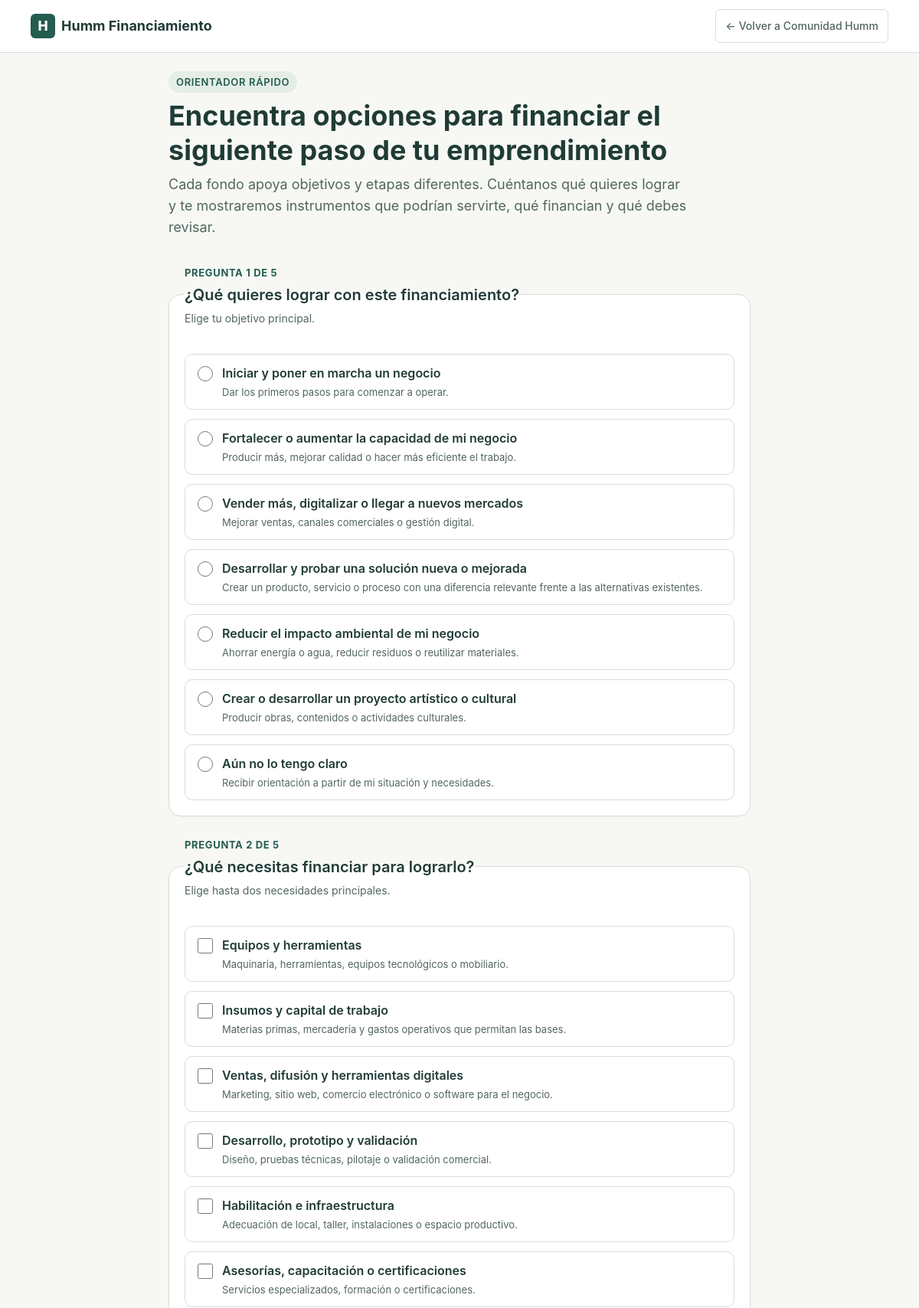
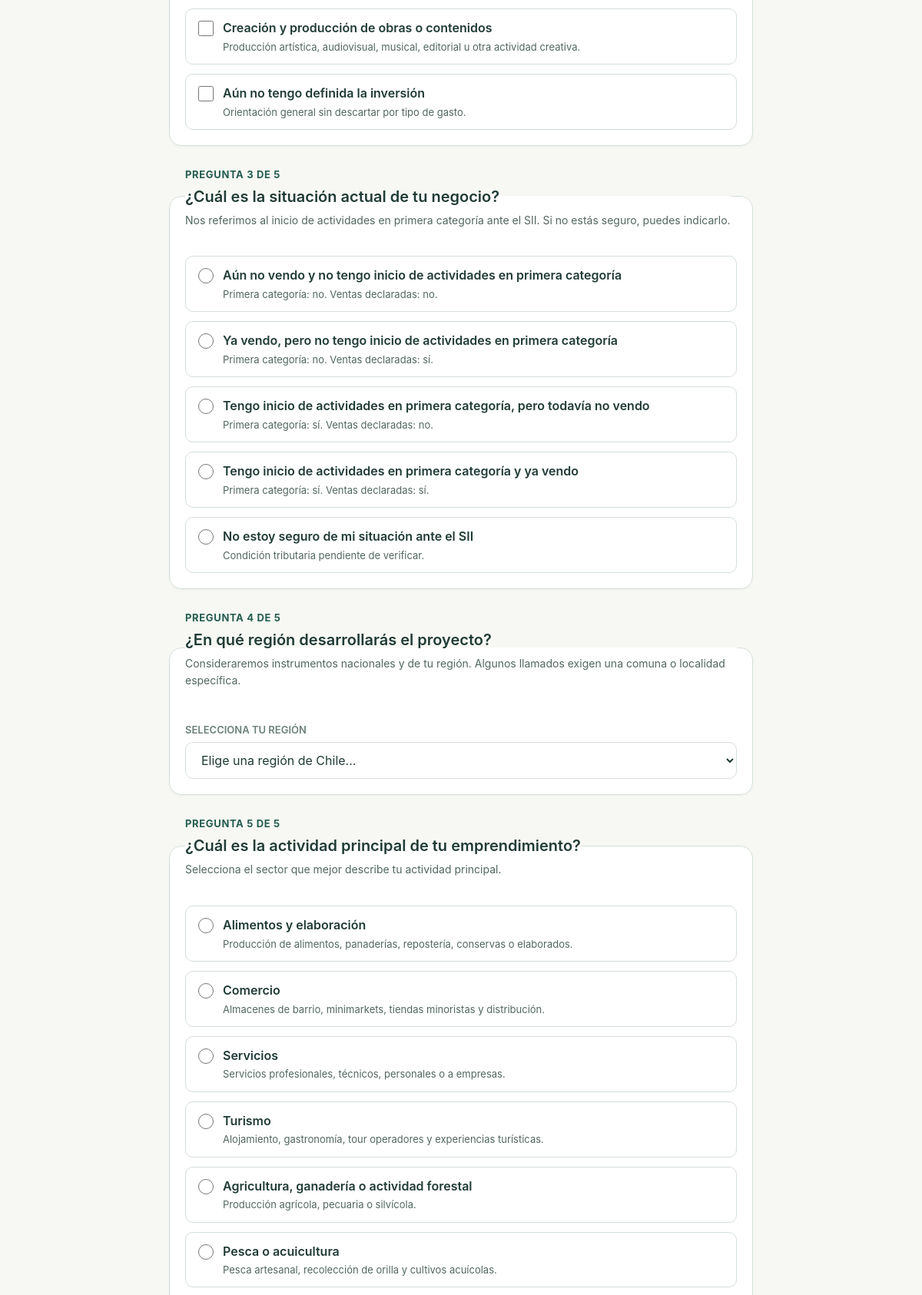
Screenshot of / (signed in, upper part) with the database file from the repository (2 pictures, top to bottom).
### orientador/models/configuracion.py (models this page shows, shortened)
class ConfiguracionGlobal(models.Model):
    nombre_plataforma = models.CharField(
        max_length=100,
        default='Humm Financiamiento',
        verbose_name='Nombre visible de la plataforma'
    )
    url_comunidad = models.URLField(
        max_length=500,
        default='https://comunidad.humm.cl',
        verbose_name='URL principal Comunidad Humm'
    )
    url_retorno_comunidad = models.URLField(
        max_length=500,
        default='https://comunidad.humm.cl',
        verbose_name='URL de retorno (botón volver)'
    )
    contacto_email = models.EmailField(
        default='contacto@humm.cl',
        verbose_name='Correo de contacto'
    )
    contacto_whatsapp = models.CharField(
        max_length=30,
        default='+56912345678',
        verbose_name='WhatsApp de contacto (con código país)'
    )
    canal_activo = models.CharField(
        max_length=20,
        choices=CanalContacto.choices,
        default=CanalContacto.AMBOS,
        verbose_name='Canal de contacto activo'
    )
    politica_privacidad_url = models.CharField(
        max_length=255,
        default='/privacidad/',
        verbose_name='URL de política de privacidad'
    )
    dias_revision_abierta = models.PositiveIntegerField(
        default=7,
        help_text='Días máximos recomendados para revisar una convocatoria abierta (regla Humm)'
    )
    dias_revision_instrumento = models.PositiveIntegerField(
        default=90,
        help_text='Días máximos recomendados para revisar la información del instrumento (regla Humm)'
    )
    version_catalogo = models.PositiveIntegerField(
        default=1,
        help_text='Versión secuencial del catálogo de datos'
    )
    class Meta:
        verbose_name = 'Configuración Global'
        verbose_name_plural = 'Configuración Global'
    @classmethod
    def get_solo(cls):
        obj, _ = cls.objects.get_or_create(pk=1)
        return obj

class PreguntaConfig(models.Model):
    formulario = models.ForeignKey(
        FormularioConfig,
        on_delete=models.CASCADE,
        related_name='preguntas'
    )
    clave = models.CharField(
        max_length=50,
        help_text='Clave interna estable (ej. necesidades, situacion, region, monto_buscado, rubro)'
    )
    titulo = models.CharField(max_length=255, verbose_name='Título visible de la pregunta')
    ayuda = models.TextField(blank=True, default='', verbose_name='Texto de ayuda o instrucción')
    tipo = models.CharField(
        max_length=30,
        choices=TipoPregunta.choices,
        default=TipoPregunta.RADIO
    )
    limite_seleccion = models.PositiveIntegerField(
        default=1,
        help_text='Límite de opciones para selección múltiple (ej. 2 para necesidades)'
    )
    orden = models.PositiveIntegerField(default=1)
    activa = models.BooleanField(default=True)
    class Meta:
        verbose_name = 'Configuración de Pregunta'
        verbose_name_plural = 'Configuración de Preguntas'
        ordering = ['orden']
        unique_together = [('formulario', 'clave')]

class OpcionConfig(models.Model):
    pregunta = models.ForeignKey(
        PreguntaConfig,
        on_delete=models.CASCADE,
        related_name='opciones'
    )
    codigo = models.CharField(max_length=64, help_text='Código interno estable (ej. equipamiento, idea, CL-LR)')
    etiqueta = models.CharField(max_length=255, verbose_name='Etiqueta visible')
    descripcion_auxiliar = models.TextField(blank=True, default='', verbose_name='Descripción auxiliar / ayuda')
    orden = models.PositiveIntegerField(default=1)
    activa = models.BooleanField(default=True)
    class Meta:
        verbose_name = 'Opción de Pregunta'
        verbose_name_plural = 'Opciones de Preguntas'
        ordering = ['orden']
        unique_together = [('pregunta', 'codigo')]

### orientador/views/public.py (the view)
# urls.py: path('', public.formulario_view, name='formulario'),
def formulario_view(request):
    form_activo = FormularioConfig.objects.filter(es_activa=True).first()
    if not form_activo:
        form_activo = FormularioConfig.objects.first()
    preguntas = []
    if form_activo:
        preguntas = form_activo.preguntas.filter(activa=True).prefetch_related('opciones').order_by('orden')
    respuestas_previas = request.session.get('humm_respuestas_perfil', {})
    error = request.session.pop('humm_form_error', None)
    if 'consulta_iniciada_registrada' not in request.session:
        MetricaEvento.objects.create(tipo_evento=TipoMetrica.CONSULTA_INICIADA)
        request.session['consulta_iniciada_registrada'] = True
    return render(request, 'orientador/formulario.html', {
        'preguntas': preguntas,
        'respuestas_previas': respuestas_previas,
        'error': error,
    })

### orientador/context_processors.py (called while the page is built)
def humm_global_context(request):
    try:
        config = ConfiguracionGlobal.get_solo()
    except Exception:
        config = None
    return {
        'humm_config': config,
    }

### orientador/templatetags/orientador_extras.py (called while the page is built)
@register.filter
def dict_get(dictionary, key):
    if not isinstance(dictionary, dict):
        return None
    return dictionary.get(key)

### orientador/templates/orientador/formulario.html (shortened to what this page needs)
{% extends "base.html" %}
{% load orientador_extras %}
{% block content %}
<div class="humm-form-wrapper">
  <section class="humm-hero" aria-labelledby="hero-title">
    <span class="humm-hero-badge">Orientador Rápido</span>
    <h1 id="hero-title" class="humm-hero-title">Encuentra opciones para financiar el siguiente paso de tu emprendimiento</h1>
    <p class="humm-hero-desc">
      Cada fondo apoya objetivos y etapas diferentes. Cuéntanos qué quieres lograr y te mostraremos instrumentos que podrían servirte, qué financian y qué debes revisar.
    </p>
  </section>
  <form method="POST" action="{% url 'orientador:procesar_consulta' %}" id="form-orientador" novalidate>
    {% for p in preguntas %}
      <fieldset class="humm-step-card" id="fieldset-{{ p.clave }}">
        <legend class="humm-step-header">
          <span class="humm-step-number">Pregunta {{ forloop.counter }} de {{ preguntas|length }}</span>
          <h2 class="humm-step-title">{{ p.titulo }}</h2>
          {% if p.ayuda %}
            <p class="humm-step-help">{{ p.ayuda }}</p>
          {% endif %}
        </legend>
        {% if p.tipo == 'checkbox_limit' %}
          <div class="humm-options-grid" data-limit-select="{{ p.limite_seleccion }}">
            {% for op in p.opciones.all %}
              {% if op.activa %}
                <label class="humm-option-label {% if op.codigo in respuestas_previas.necesidades %}is-selected{% endif %}" for="op-{{ p.clave }}-{{ op.codigo }}">
                  <input
                    type="checkbox"
                    id="op-{{ p.clave }}-{{ op.codigo }}"
                    name="{{ p.clave }}"
                    value="{{ op.codigo }}"
                    class="humm-option-input"
                  >
                  <div class="humm-option-content">
                    <span class="humm-option-title">{{ op.etiqueta }}</span>
                    {% if op.descripcion_auxiliar %}
                      <p class="humm-option-desc">{{ op.descripcion_auxiliar }}</p>
                    {% endif %}
                  </div>
                </label>
              {% endif %}
            {% endfor %}
          </div>
        {% elif p.tipo == 'select' %}
          <div style="margin-top: var(--humm-space-2);">
            <label for="select-{{ p.clave }}" class="humm-profile-label" style="display: block; margin-bottom: 6px;">Selecciona tu región</label>
            <select name="{{ p.clave }}" id="select-{{ p.clave }}" class="humm-select" required>
              <option value="" disabled {% if not respuestas_previas.region %}selected{% endif %}>Elige una región de Chile...</option>
            </select>
          </div>
        {% else %}
          <div class="humm-options-grid" role="radiogroup" aria-labelledby="fieldset-{{ p.clave }}">
            {% for op in p.opciones.all %}
              {% if op.activa %}
                <label class="humm-option-label {% if respuestas_previas|dict_get:p.clave == op.codigo %}is-selected{% endif %}" for="op-{{ p.clave }}-{{ op.codigo }}">
                  <input
                    type="radio"
                    id="op-{{ p.clave }}-{{ op.codigo }}"
                    name="{{ p.clave }}"
                    value="{{ op.codigo }}"
                    class="humm-option-input"
                    required
                  >
                  <div class="humm-option-content">
                    <span class="humm-option-title">{{ op.etiqueta }}</span>
                    {% if op.descripcion_auxiliar %}
                      <p class="humm-option-desc">{{ op.descripcion_auxiliar }}</p>
                    {% endif %}
                  </div>
                </label>
              {% endif %}
            {% endfor %}
          </div>
        {% endif %}
      </fieldset>
    {% endfor %}
  </form>
</div>
{% endblock %}

### orientador/templates/base.html (shortened to what this page needs)
{% load static %}
<!DOCTYPE html>
<html lang="es-CL">
<head>
  <link rel="stylesheet" href="{% static 'css/humm_tokens.css' %}">
  <link rel="stylesheet" href="{% static 'css/orientador.css' %}">
</head>
<body>
  <header class="humm-header" role="banner">
    <div class="humm-header-inner">
      <a href="{% url 'orientador:formulario' %}" class="humm-brand" aria-label="Inicio {{ humm_config.nombre_plataforma|default:'Humm Financiamiento' }}">
        <span class="humm-brand-logo" aria-hidden="true">H</span>
        <span>{{ humm_config.nombre_plataforma|default:"Humm Financiamiento" }}</span>
      </a>
      <nav aria-label="Navegación general">
        <a href="{{ humm_config.url_retorno_comunidad|default:'https://comunidad.humm.cl' }}" class="humm-back-link" rel="noopener">
          <span aria-hidden="true">&larr;</span>
          <span>Volver a Comunidad Humm</span>
        </a>
      </nav>
    </div>
  </header>
  <main class="humm-main" id="contenido-principal" role="main">
    {% block content %}{% endblock %}
  </main>
</body>
</html>

### orientador/static/css/humm_tokens.css (style rules this page uses)
:root { --humm-bg-main: #F7F8F4; --humm-surface: #FFFFFF; --humm-text-primary: #203B36; --humm-text-secondary: #52665F; --humm-text-muted: #6B7F78; --humm-action: #245C50; --humm-action-hover: #1A453C; --humm-action-light: #EBF3EF; --humm-selection-bg: #E4EEE7; --humm-border: #D5DFD8; --humm-border-focus: #245C50; --humm-warning-bg: #FFF1D5; --humm-warning-text: #614200; --humm-warning-border: #FFE099; --humm-success-bg: #E3F5EC; --humm-success-text: #135738; --humm-success-border: #B7E4CD; --humm-danger-bg: #FDE8E8; --humm-danger-text: #9B1C1C; --humm-danger-border: #F8B4B4; --humm-neutral-bg: #ECEFEA; --humm-neutral-text: #394A44; --humm-font-family: -apple-system, BlinkMacSystemFont, "Segoe UI", Roboto, "Helvetica Neue", Arial, sans-serif; --humm-font-size-xs: 0.8125rem; --humm-font-size-sm: 0.875rem; --humm-font-size-base: 1rem; --humm-font-size-md: 1.125rem; --humm-font-size-lg: 1.25rem; --humm-font-size-xl: 1.5rem; --humm-font-size-2xl: 1.875rem; --humm-space-1: 0.25rem; --humm-space-2: 0.5rem; --humm-space-3: 0.75rem; --humm-space-4: 1rem; --humm-space-5: 1.25rem; --humm-space-6: 1.5rem; --humm-space-8: 2rem; --humm-space-10: 2.5rem; --humm-space-12: 3rem; --humm-radius-sm: 6px; --humm-radius-md: 10px; --humm-radius-lg: 16px; --humm-radius-full: 9999px; --humm-shadow-sm: 0 1px 3px rgba(32, 59, 54, 0.05); --humm-shadow-md: 0 4px 12px rgba(32, 59, 54, 0.08); --humm-shadow-lg: 0 10px 25px rgba(32, 59, 54, 0.12); --humm-touch-target: 44px; --humm-transition: all 0.2s cubic-bezier(0.16, 1, 0.3, 1); }

### rows the page displays
ConfiguracionGlobal: nombre_plataforma "Humm Financiamiento"
PreguntaConfig: preguntas "5", titulo "¿Qué quieres lograr con este financiamiento?", ayuda "Elige tu objetivo principal.", clave "☐ Iniciar y poner en marcha un n", clave "☐ Fortalecer o aumentar la capac", clave "☐ Vender más, digitalizar o lleg", clave "☐ Desarrollar y probar una soluc", clave "☐ Reducir el impacto ambiental d", clave "☐ Crear o desarrollar un proyect", clave "☐ Aún no lo tengo claro Recibir"
OpcionConfig: etiqueta "Iniciar y poner en marcha un negocio", descripcion_auxiliar "Dar los primeros pasos para comenzar a operar."
OpcionConfig: etiqueta "Fortalecer o aumentar la capacidad de mi negocio", descripcion_auxiliar "Producir más, mejorar calidad o hacer más eficiente el trabajo."
OpcionConfig: etiqueta "Vender más, digitalizar o llegar a nuevos mercados", descripcion_auxiliar "Mejorar ventas, canales comerciales o gestión digital."
OpcionConfig: etiqueta "Desarrollar y probar una solución nueva o mejorada", descripcion_auxiliar "Crear un producto, servicio o proceso con una diferencia relevante frente a las alternativas existentes."
OpcionConfig: etiqueta "Reducir el impacto ambiental de mi negocio", descripcion_auxiliar "Ahorrar energía o agua, reducir residuos o reutilizar materiales."
OpcionConfig: etiqueta "Crear o desarrollar un proyecto artístico o cultural", descripcion_auxiliar "Producir obras, contenidos o actividades culturales."
OpcionConfig: etiqueta "Aún no lo tengo claro", descripcion_auxiliar "Recibir orientación a partir de mi situación y necesidades."
PreguntaConfig: preguntas "5", titulo "¿Qué necesitas financiar para lograrlo?", ayuda "Elige hasta dos necesidades principales."
OpcionConfig: etiqueta "Equipos y herramientas", descripcion_auxiliar "Maquinaria, herramientas, equipos tecnológicos o mobiliario."
OpcionConfig: etiqueta "Insumos y capital de trabajo", descripcion_auxiliar "Materias primas, mercadería y gastos operativos que permitan las bases."
OpcionConfig: etiqueta "Ventas, difusión y herramientas digitales", descripcion_auxiliar "Marketing, sitio web, comercio electrónico o software para el negocio."
OpcionConfig: etiqueta "Desarrollo, prototipo y validación", descripcion_auxiliar "Diseño, pruebas técnicas, pilotaje o validación comercial."
OpcionConfig: etiqueta "Habilitación e infraestructura", descripcion_auxiliar "Adecuación de local, taller, instalaciones o espacio productivo."
OpcionConfig: etiqueta "Asesorías, capacitación o certificaciones", descripcion_auxiliar "Servicios especializados, formación o certificaciones."
OpcionConfig: etiqueta "Creación y producción de obras o contenidos", descripcion_auxiliar "Producción artística, audiovisual, musical, editorial u otra actividad creativa."
OpcionConfig: etiqueta "Aún no tengo definida la inversión", descripcion_auxiliar "Orientación general sin descartar por tipo de gasto."
PreguntaConfig: preguntas "5", titulo "¿Cuál es la situación actual de tu negocio?", ayuda "Nos referimos al inicio de actividades en primera categoría ante el SII. Si no estás seguro, puedes indicarlo.", clave "☐ Aún no vendo y no tengo inicio", clave "☐ Ya vendo, pero no tengo inicio", clave "☐ Tengo inicio de actividades en", clave "☐ No estoy seguro de mi situació"
OpcionConfig: etiqueta "Aún no vendo y no tengo inicio de actividades en primera categoría", descripcion_auxiliar "Primera categoría: no. Ventas declaradas: no."
OpcionConfig: etiqueta "Ya vendo, pero no tengo inicio de actividades en primera categoría", descripcion_auxiliar "Primera categoría: no. Ventas declaradas: sí."
OpcionConfig: etiqueta "Tengo inicio de actividades en primera categoría, pero todavía no vendo", descripcion_auxiliar "Primera categoría: sí. Ventas declaradas: no."
OpcionConfig: etiqueta "Tengo inicio de actividades en primera categoría y ya vendo", descripcion_auxiliar "Primera categoría: sí. Ventas declaradas: sí."
OpcionConfig: etiqueta "No estoy seguro de mi situación ante el SII", descripcion_auxiliar "Condición tributaria pendiente de verificar."
PreguntaConfig: preguntas "5", titulo "¿En qué región desarrollarás el proyecto?", ayuda "Consideraremos instrumentos nacionales y de tu región. Algunos llamados exigen una comuna o localidad específica.", region "Elige una región de Chile..."
PreguntaConfig: preguntas "5", titulo "¿Cuál es la actividad principal de tu emprendimiento?", ayuda "Selecciona el sector que mejor describe tu actividad principal.", clave "☐ Alimentos y elaboración Produ", clave "☐ Comercio Almacenes de barrio,", clave "☐ Servicios Servicios profesion", clave "☐ Turismo Alojamiento, gastrono", clave "☐ Agricultura, ganadería o activ", clave "☐ Pesca o acuicultura Pesca art"
OpcionConfig: etiqueta "Alimentos y elaboración", descripcion_auxiliar "Producción de alimentos, panaderías, repostería, conservas o elaborados."
OpcionConfig: etiqueta "Comercio", descripcion_auxiliar "Almacenes de barrio, minimarkets, tiendas minoristas y distribución."
OpcionConfig: etiqueta "Servicios", descripcion_auxiliar "Servicios profesionales, técnicos, personales o a empresas."
OpcionConfig: etiqueta "Turismo", descripcion_auxiliar "Alojamiento, gastronomía, tour operadores y experiencias turísticas."
OpcionConfig: etiqueta "Agricultura, ganadería o actividad forestal", descripcion_auxiliar "Producción agrícola, pecuaria o silvícola."
OpcionConfig: etiqueta "Pesca o acuicultura", descripcion_auxiliar "Pesca artesanal, recolección de orilla y cultivos acuícolas."
